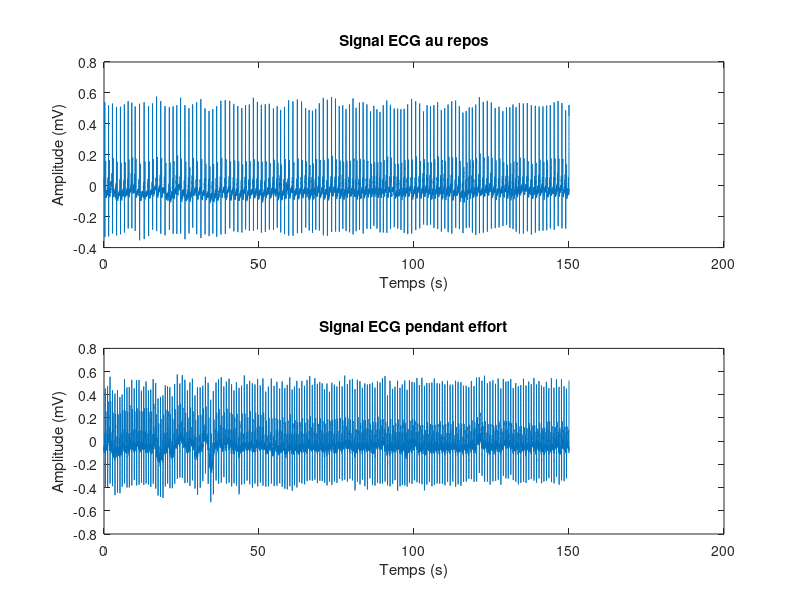
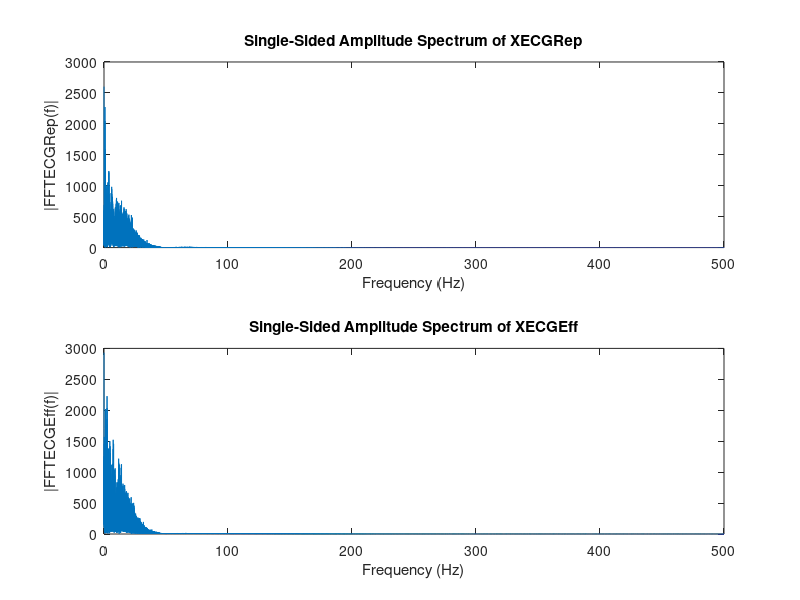
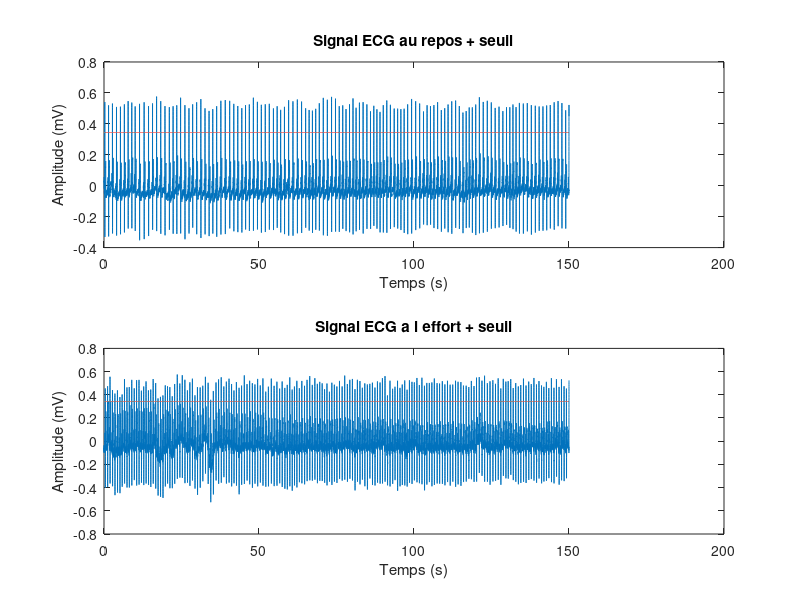
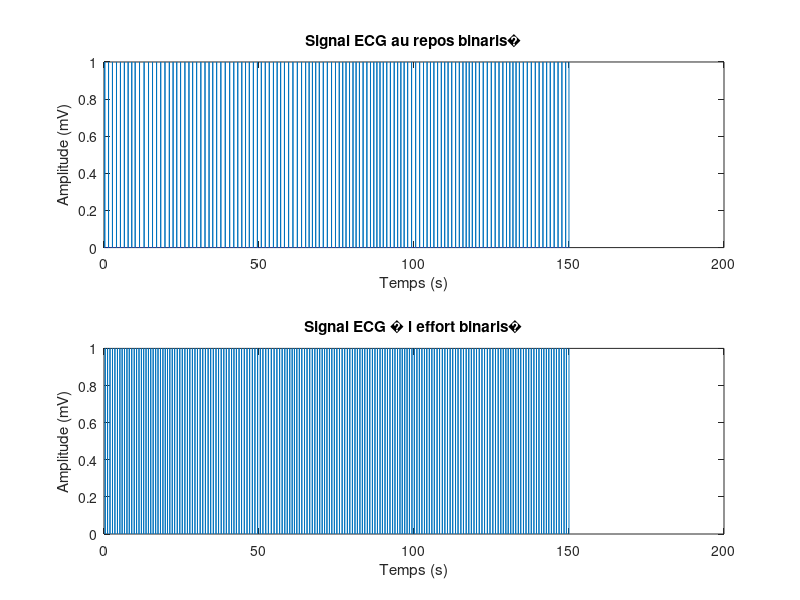

MATLAB code for these plots, in order: (Note: this script raises an error after producing the figures.)
%%%%%%%%%%%%%%%%%%%%%%%%%%%%%%%%%%%%%%%%%%%%%%%%%%%%%%%%%%%%%%%%%%%%%%%%%%%
%   SIG - Initiation Traitment Signal : TP2 Extraction ECG
%%%%%%%%%%%%%%%%%%%%%%%%%%%%%%%%%%%%%%%%%%%%%%%%%%%%%%%%%%%%%%%%%%%%%%%%%%%

clear all;
close all;
clc;

%% 1/
% Chargement des donn�es
load('ECG_TP_repos.mat');
load('ECG_TP_effort.mat');

%% 2/
% Initialisation : les deux fichiers ont exactement la meme duree, donc pas
% besoin de creer des variables separees.
fe = 1000;                      % Frequence d'echantillonnage en Hz
N = length(X_ECG_Rep);          % Taille du vecteur
t = linspace(0, N/fe, N);       % Echelle temporelle

% Affichage des series temporelles
figure(1);
subplot(2, 1, 1); plot(t, X_ECG_Rep);
xlabel('Temps (s)'); ylabel('Amplitude (mV)'); title('Signal ECG au repos')
subplot(2, 1, 2); plot(t, X_ECG_Eff);
xlabel('Temps (s)'); ylabel('Amplitude (mV)'); title('Signal ECG pendant effort')

%% 3/
NFFT = 2 .^ nextpow2(N);               % Next power of 2 from length of x
FFT_ECG_Rep = fft(X_ECG_Rep, NFFT);      % TF repos
FFT_ECG_Eff = fft(X_ECG_Eff, NFFT);      % TF effort
f = fe/2 * linspace(0, 1, NFFT/2);     % Semie-echelle fr�quentielle

% Affichage des spectres (module uniquement, pas la phase)
figure(2);
subplot(2, 1, 1); plot(f, 2*abs(FFT_ECG_Rep(1:NFFT/2)));
xlabel('Frequency (Hz)'); ylabel('|FFTECGRep(f)|');
title('Single-Sided Amplitude Spectrum of XECGRep');
subplot(2, 1, 2); plot(f, 2*abs(FFT_ECG_Eff(1:NFFT/2)));
xlabel('Frequency (Hz)'); ylabel('|FFTECGEff(f)|');
title('Single-Sided Amplitude Spectrum of XECGEff');

%% 4/ Extraction de la s�rie temporelle RR
%% Etape 1 : Seuillage
seuil_Rep = 0.60*max(X_ECG_Rep);
seuil_Eff = 0.60*max(X_ECG_Eff);

figure(3);

subplot(2,1,1)
plot(t,X_ECG_Rep);hold on;
plot(t,ones(size(X_ECG_Rep))*seuil_Rep,'r');
xlabel('Temps (s)'); ylabel('Amplitude (mV)'); title('Signal ECG au repos + seuil')

subplot(2,1,2)
plot(t,X_ECG_Eff);hold on;
plot(t,ones(size(X_ECG_Eff))*seuil_Eff,'r');
xlabel('Temps (s)'); ylabel('Amplitude (mV)'); title('Signal ECG a l effort + seuil')

%% Etape 2 :
% Vecteur logique repos
for i = 1:N
    if X_ECG_Rep(i)>seuil_Rep
        Diag_ECG_Rep(1, i) = 1;
    else
        Diag_ECG_Rep(1, i) = 0;
    end
end

% Vecteur logique effort
for i = 1:N
    if X_ECG_Eff(i)>seuil_Eff
        Diag_ECG_Eff(1, i) = 1;
    else
        Diag_ECG_Eff(1, i) = 0;
    end
end

figure(4);

subplot(2,1,1)
plot(t,Diag_ECG_Rep);
xlabel('Temps (s)'); ylabel('Amplitude (mV)'); title('Signal ECG au repos binaris�')

subplot(2,1,2)
plot(t,Diag_ECG_Eff);
xlabel('Temps (s)'); ylabel('Amplitude (mV)'); title('Signal ECG � l effort binaris�')


%% Etapes 3 :
% Repos
Diff_Diag_ECG_Rep_P = find(diff(Diag_ECG_Rep) == 1); Diff_Diag_ECG_Rep_P(end) = [];
Diff_Diag_ECG_Rep_N = find(diff(Diag_ECG_Rep) == -1);
A_Rep = [];
B_Rep = [];
for k = 1 : length(Diff_Diag_ECG_Rep_P)
    [A_Rep(k), B_Rep(k)] = max(X_ECG_Rep(Diff_Diag_ECG_Rep_P(1, k) : Diff_Diag_ECG_Rep_N(1, k)));
    B_Rep(k) = B_Rep(k) + Diff_Diag_ECG_Rep_P(1, k);
end
Peak_ECG_Rep = zeros(size(X_ECG_Rep));
Peak_ECG_Rep(B_Rep) = X_ECG_Rep(B_Rep);

% Effort
Diff_Diag_ECG_Eff_P = find(diff(Diag_ECG_Eff) == 1); Diff_Diag_ECG_Eff_P(end) = [];
Diff_Diag_ECG_Eff_N = find(diff(Diag_ECG_Eff) == -1);
A_Eff = [];
B_Eff = [];
for k = 1 : length(Diff_Diag_ECG_Eff_P)
    [A_Eff(k), B_Eff(k)] = max(X_ECG_Eff(Diff_Diag_ECG_Eff_P(1, k) : Diff_Diag_ECG_Eff_N(1, k)));
    B_Eff(k) = B_Eff(k) + Diff_Diag_ECG_Eff_P(1, k);
end
Peak_ECG_Eff = zeros(size(X_ECG_Eff));
Peak_ECG_Eff(B_Eff) = X_ECG_Eff(B_Eff);

figure(19);  % Reprise de la figure 1
subplot(2, 1, 1); hold on; plot(t(B_Rep), Peak_ECG_Rep(B_Rep), 'r*');
xlabel('Temps (s)'); ylabel('Amplitude (mV)'); title('D�tection des pics R sur signal ECG au repos')

subplot(2, 1, 2); hold on; plot(t(B_Eff), Peak_ECG_Eff(B_Eff), 'r*');
xlabel('Temps (s)'); ylabel('Amplitude (mV)'); title('D�tection des pics R sur signal ECG a l effort')

%% Etape 4 :
RR_ECG_Rep = diff(t(B_Rep));
RR_ECG_Eff = diff(t(B_Eff));

figure(5);
subplot(2,1,1)
plot(RR_ECG_Rep);
xlabel('Temps (s)'); ylabel('Amplitude (mV)'); title('Serie RR pour un Signal ECG au repos')

subplot(2,1,2)
plot(RR_ECG_Eff);
xlabel('Temps (s)'); ylabel('Amplitude (mV)'); title('Serie RR pour un signal ECG � l effort')

%% 5/

fc1 = 0.4;    % Fr�quence de coupure haute
fc2 = 0.04;   % Fr�quence de coupure basse
fe_RR = 1;    % Freq d'echantillonnage theorique de la s�rie RR

% Filtarge des series RR entre 0.04 Hz ET 0.4 Hz
RR_ECG_Rep_filtre = bandf(RR_ECG_Rep, (fc1*2)/fe_RR, (fc2*2)/fe_RR);
RR_ECG_Eff_filtre = bandf(RR_ECG_Eff, (fc1*2)/fe_RR, (fc2*2)/fe_RR);

% TF des signaux
nb_points_fft = 128;
f = fe_RR/2 * linspace(0, 1, nb_points_fft/2);
TF_RR_ECG_Rep_filtre = fft(RR_ECG_Rep_filtre,nb_points_fft);
TF_RR_ECG_Eff_filtre = fft(RR_ECG_Eff_filtre,nb_points_fft);

figure(6);
% Affichage demi-spectre series RR
subplot(2,1,1)
plot(f,abs(TF_RR_ECG_Rep_filtre(1:nb_points_fft/2)));
xlabel('fr�quences (Hz)'); ylabel('Spectre de RR'); title('TF pour la Serie RR d un Signal ECG au repos')

subplot(2,1,2)
plot(f,abs(TF_RR_ECG_Eff_filtre(1:nb_points_fft/2)));
xlabel('fr�quences (Hz)'); ylabel('Spectre de RR'); title('TF pour la Serie RR d un signal ECG � l effort')


%% 6/
H_Rep = hann(length(RR_ECG_Rep_filtre))';
H_Eff = hann(length(RR_ECG_Eff_filtre))';
PSD_RR_ECG_Rep_filtre = abs(fft(RR_ECG_Rep_filtre .* H_Rep , nb_points_fft)).^2;
PSD_RR_ECG_Eff_filtre = abs(fft(RR_ECG_Eff_filtre .* H_Eff , nb_points_fft)).^2;

figure(7);
% Affichage PSD des series RR filtrees
subplot(2,1,1)
plot(f,PSD_RR_ECG_Rep_filtre(1:nb_points_fft/2));
xlabel('fr�quences (Hz)'); ylabel('Densit� spectrale de RR'); title('PSD pour la Serie RR d un Signal ECG au repos')

subplot(2,1,2)
plot(f,PSD_RR_ECG_Eff_filtre(1:nb_points_fft/2));
xlabel('fr�quences (Hz)'); ylabel('Densit� spectrale de RR'); title('PSD pour la Serie RR d un signal ECG � l effort')
